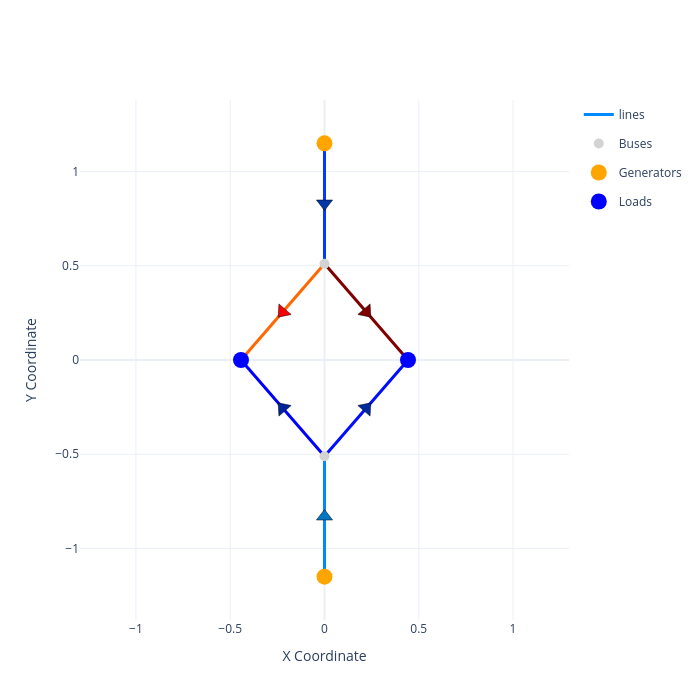

The notebook cell saved with this chart:
### Code cell
import pandapower as pp
import math

net = pp.create_empty_network()

bus_gen1 = pp.create_bus(net, vn_kv=110, name="Bus 1")
bus_top = pp.create_bus(net, vn_kv=110, name="Bus 2")
bus_gen2 = pp.create_bus(net, vn_kv=110, name="Bus 3")
bus_bottom = pp.create_bus(net, vn_kv=110, name="Bus 4")
bus_load1 = pp.create_bus(net, vn_kv=110, name="Bus 5")
bus_load2 = pp.create_bus(net, vn_kv=110, name="Bus 6")

gen1 = pp.create_gen(net, bus=bus_gen1, p_mw=100, min_p_mw=0, max_p_mw=500, min_q_mvar=-500, max_q_mvar=500, name="Gen 1", slack=True)
pp.create_poly_cost(net, element=gen1, et="gen", cp1_eur_per_mw=10, cp0_eur=0)
gen2 = pp.create_gen(net, bus=bus_gen2, p_mw=100, min_p_mw=0, max_p_mw=500, min_q_mvar=-500, max_q_mvar=500, name="Gen 2",)
pp.create_poly_cost(net, element=gen2, et="gen", cp1_eur_per_mw=0, cp0_eur=0)

load1 = pp.create_load(net, bus=bus_load1, p_mw=100, controllable=False, name="Load 1")
load2 = pp.create_load(net, bus=bus_load2, p_mw=120, controllable=False, name="Load 2")

line1 = pp.create_line(net, from_bus=bus_gen1, to_bus=bus_top, length_km=10, std_type="149-AL1/24-ST1A 110.0", max_loading_percent=100 + 1e-6)
line2 = pp.create_line(net, from_bus=bus_top, to_bus=bus_load1, length_km=10, std_type="149-AL1/24-ST1A 110.0", max_loading_percent=100 + 1e-6)
line3 = pp.create_line(net, from_bus=bus_top, to_bus=bus_load2, length_km=10, std_type="149-AL1/24-ST1A 110.0", max_loading_percent=100 + 1e-6)
line4 = pp.create_line(net, from_bus=bus_bottom, to_bus=bus_load1, length_km=10, std_type="149-AL1/24-ST1A 110.0", max_loading_percent=100 + 1e-6)
line5 = pp.create_line(net, from_bus=bus_bottom, to_bus=bus_load2, length_km=10, std_type="149-AL1/24-ST1A 110.0", max_loading_percent=100 + 1e-6)
line6 = pp.create_line(net, from_bus=bus_gen2, to_bus=bus_bottom, length_km=10, std_type="149-AL1/24-ST1A 110.0", max_loading_percent=100 + 1e-6)

net.line.loc[line1, 'max_i_ka'] = 500 / (math.sqrt(3) * 110)
net.line.loc[line2, 'max_i_ka'] = 500 / (math.sqrt(3) * 110)
net.line.loc[line3, 'max_i_ka'] = 500 / (math.sqrt(3) * 110)
net.line.loc[line4, 'max_i_ka'] = 50 / (math.sqrt(3) * 110)
net.line.loc[line5, 'max_i_ka'] = 50 / (math.sqrt(3) * 110)
net.line.loc[line6, 'max_i_ka'] = 500 / (math.sqrt(3) * 110)


pp.rundcopp(net)


plot_net(net)

### Figure 1 — Plotly figure (JSON) as saved in the notebook; plotly's stock layout.template omitted (floating-point values rounded to 4 significant figures)
{"data": [{"hoverinfo": "text", "legendgroup": "lines", "line": {"color": "rgb(0.0,136.49999999999994,255.0)", "dash": "solid", "width": 3}, "mode": "lines", "name": "lines", "showlegend": true, "text": "Line 0<br>From: Bus 0  To: Bus 1<br>P_flow: 130.0 MW<br>Max Cap: 500.0 MW<br>Loading: 26.0 %", "type": "scatter", "x": [0, 0, 0], "y": [-1.149, -0.83, -0.5109]}, {"hoverinfo": "text", "legendgroup": "lines", "line": {"color": "rgb(0.0,0.0,255.0)", "dash": "solid", "width": 3}, "mode": "lines", "name": "lines", "showlegend": false, "text": "Line 1<br>From: Bus 1  To: Bus 4<br>P_flow: 60.0 MW<br>Max Cap: 500.0 MW<br>Loading: 12.0 %", "type": "scatter", "x": [0, -0.2214, -0.4429], "y": [-0.5109, -0.2554, 0]}, {"hoverinfo": "text", "legendgroup": "lines", "line": {"color": "rgb(0.0,12.5,255.0)", "dash": "solid", "width": 3}, "mode": "lines", "name": "lines", "showlegend": false, "text": "Line 2<br>From: Bus 1  To: Bus 5<br>P_flow: 70.0 MW<br>Max Cap: 500.0 MW<br>Loading: 14.0 %", "type": "scatter", "x": [0, 0.2214, 0.4429], "y": [-0.5109, -0.2554, 0]}, {"hoverinfo": "text", "legendgroup": "lines", "line": {"color": "rgb(255.0,103.88888888888893,0.0)", "dash": "solid", "width": 3}, "mode": "lines", "name": "lines", "showlegend": false, "text": "Line 3<br>From: Bus 3  To: Bus 4<br>P_flow: 40.0 MW<br>Max Cap: 50.0 MW<br>Loading: 80.0 %", "type": "scatter", "x": [0, -0.2214, -0.4429], "y": [0.5109, 0.2554, 0]}, {"hoverinfo": "text", "legendgroup": "lines", "line": {"color": "rgb(127.5,0.0,0.0)", "dash": "solid", "width": 3}, "mode": "lines", "name": "lines", "showlegend": false, "text": "Line 4<br>From: Bus 3  To: Bus 5<br>P_flow: 50.0 MW<br>Max Cap: 50.0 MW<br>Loading: 100.0 %", "type": "scatter", "x": [0, 0.2214, 0.4429], "y": [0.5109, 0.2554, 0]}, {"hoverinfo": "text", "legendgroup": "lines", "line": {"color": "rgb(0.0,56.5,255.0)", "dash": "solid", "width": 3}, "mode": "lines", "name": "lines", "showlegend": false, "text": "Line 5<br>From: Bus 2  To: Bus 3<br>P_flow: 90.0 MW<br>Max Cap: 500.0 MW<br>Loading: 18.0 %", "type": "scatter", "x": [0, 0, 0], "y": [1.149, 0.83, 0.5109]}, {"marker": {"cmax": 100, "cmin": 0, "color": "rgb(255,255,255)", "colorbar": {"thickness": 10, "title": {"side": "right"}, "x": 1.1}, "colorscale": [[0, "rgb(0,0,131)"], [0.2, "rgb(0,60,170)"], [0.4, "rgb(5,255,255)"], [0.6, "rgb(255,255,0)"], [0.8, "rgb(250,0,0)"], [1, "rgb(128,0,0)"]], "opacity": 0, "showscale": false, "size": 0}, "mode": "markers", "showlegend": false, "type": "scatter", "x": [0], "y": [-1.149]}, {"hoverinfo": "text", "legendgroup": "lines", "marker": {"color": "rgb(128, 128, 128)", "size": 1, "symbol": "circle"}, "mode": "markers", "name": "edge_center", "showlegend": false, "text": ["Line 0<br>From: Bus 0  To: Bus 1<br>P_flow: 130.0 MW<br>Max Cap: 500.0 MW<br>Loading: 26.0 %", "Line 1<br>From: Bus 1  To: Bus 4<br>P_flow: 60.0 MW<br>Max Cap: 500.0 MW<br>Loading: 12.0 %", "Line 2<br>From: Bus 1  To: Bus 5<br>P_flow: 70.0 MW<br>Max Cap: 500.0 MW<br>Loading: 14.0 %", "Line 3<br>From: Bus 3  To: Bus 4<br>P_flow: 40.0 MW<br>Max Cap: 50.0 MW<br>Loading: 80.0 %", "Line 4<br>From: Bus 3  To: Bus 5<br>P_flow: 50.0 MW<br>Max Cap: 50.0 MW<br>Loading: 100.0 %", "Line 5<br>From: Bus 2  To: Bus 3<br>P_flow: 90.0 MW<br>Max Cap: 500.0 MW<br>Loading: 18.0 %"], "type": "scatter", "x": [0], "y": [-0.83]}, {"hoverinfo": "text", "marker": {"color": "rgb(211, 211, 211)", "size": 10, "symbol": "circle"}, "mode": "markers", "name": "Buses", "text": ["Bus 1", "Bus 3"], "type": "scatter", "x": [0, 0], "y": [-0.5109, 0.5109]}, {"hoverinfo": "text", "marker": {"color": "rgb(255, 165, 0)", "size": 16, "symbol": "circle"}, "mode": "markers", "name": "Generators", "text": ["Gen 0<br>P_out: 130.0 MW<br>Min P: 0.0 MW<br>Max P: 500.0 MW<br>Cost: 10.0 $/MW", "Gen 1<br>P_out: 90.0 MW<br>Min P: 0.0 MW<br>Max P: 500.0 MW<br>Cost: 0.0 $/MW"], "type": "scatter", "x": [0, 0], "y": [-1.149, 1.149]}, {"hoverinfo": "text", "marker": {"color": "rgb(0, 0, 255)", "size": 16, "symbol": "circle"}, "mode": "markers", "name": "Loads", "text": ["Load 0<br>Bus: 4<br>P_in: 100.0 MW<br>LMP: 5.0 $/MWh", "Load 1<br>Bus: 5<br>P_in: 120.0 MW<br>LMP: 15.0 $/MWh"], "type": "scatter", "x": [-0.4429, 0.4429], "y": [0, 0]}, {"hoverinfo": "skip", "marker": {"angle": [0, -40.92, 40.92, -139.1, 139.1, -180], "color": ["rgb(1, 118, 195)", "rgb(0, 36, 154)", "rgb(0, 42, 158)", "rgb(250, 0, 0)", "rgb(128, 0, 0)", "rgb(0, 54, 166)"], "line": {"color": "black", "width": 0.5}, "size": 14, "symbol": "triangle-up"}, "mode": "markers", "showlegend": false, "type": "scatter", "x": [0, -0.2214, 0.2214, -0.2214, 0.2214, 0], "y": [-0.83, -0.2554, -0.2554, 0.2554, 0.2554, 0.83]}], "layout": {"height": 700, "hovermode": "closest", "showlegend": true, "width": 700, "xaxis": {"range": [-0.5315, 0.5315], "title": {"text": "X Coordinate"}}, "yaxis": {"range": [-1.379, 1.379], "scaleanchor": "x", "scaleratio": 1, "title": {"text": "Y Coordinate"}}}}
